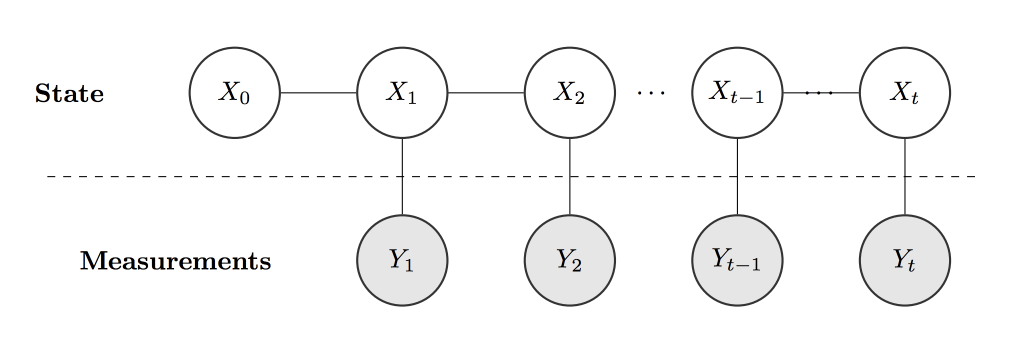
#> input picture _site/assets/bayesian_filter_hmm.png, 2066 x 690 px, given in place of tiger.jpg, which was not available (shown at 1/2 size)
$ python autocorrelation_demo.py   (older library calls are emulated)
#> lines starting #> are read from the running program, lines starting #| are printed output that depends on the picture; pictures that were not available may be replaced by others from this repository, and a replacement may not be noted

import imageio
import numpy as np
import matplotlib.pyplot as plt
import pdb
import time

def normalize_to_uint8(e_ssd):
	e_ssd -= np.amin(e_ssd)
	e_ssd /= np.amax(e_ssd)
	e_ssd *= 255
	e_ssd = e_ssd.astype(np.uint8)
	return e_ssd

# [73 lines left out: functions compute_e_ssd, plot_2d_matrix, ssd_main, not called in this run]

def rgb2gray(rgb):
	"""Convert RGB image to grayscale
	Args:
	- rgb: A numpy array of shape (m,n,c) representing an RGB image
	Returns:
	- gray: A numpy array of shape (m,n) representing the corresponding grayscale image
	"""
	return np.dot(rgb[...,:3], [0.299, 0.587, 0.144])


# [9 lines left out: function gaussian_kernel, not called in this run]


def im_gradients_main():
	""" """
	base_dir = '/Users/jlambert-admin/Desktop'
	mtn_img_fpath = 'tiger.jpg' # 'mtn_img_centered_full.png'
	mtn_img = imageio.imread(f'{base_dir}/{mtn_img_fpath}') #[:,:,:3] # throw away 4th channel
#> mtn_img is the input picture: shape (690, 2066, 4); mean R, G, B, A 247.6, 247.6, 247.6, 255

	mtn_img = rgb2gray(mtn_img)
	mtn_img = mtn_img.astype(np.uint8)
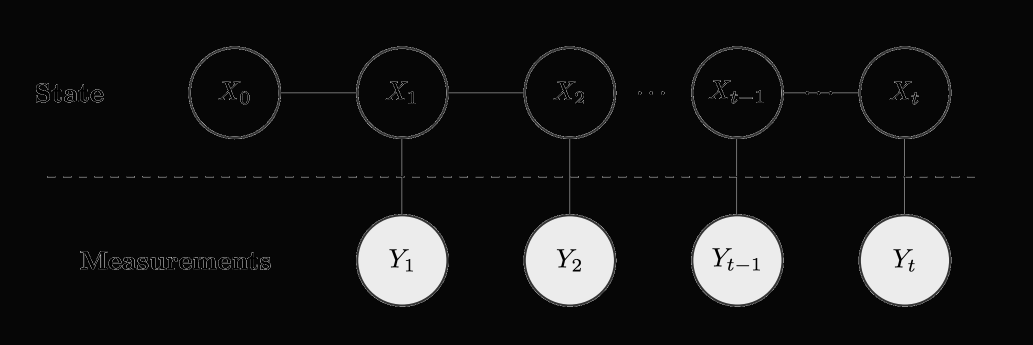
#> mtn_img: shape (690, 2066) (shown at 1/2 size); min 0, max 255, mean 23.6

	img_h = mtn_img.shape[0]
#> img_h = 690
	img_w = mtn_img.shape[1]
#> img_w = 2066

	import cv2
	ksize = 2
	sigma = 4

	g = cv2.getGaussianKernel(ksize=ksize, sigma=sigma)
	small_filter = g * g.T
	#small_filter = gaussian_kernel(ksize,sigma)

	#plot_2d_matrix(small_filter)

	kx = np.zeros(mtn_img.shape)
	ky = np.zeros(mtn_img.shape)
	kx[:, :-1] = np.diff(mtn_img, n=1, axis=1) # compute gradient on x-direction
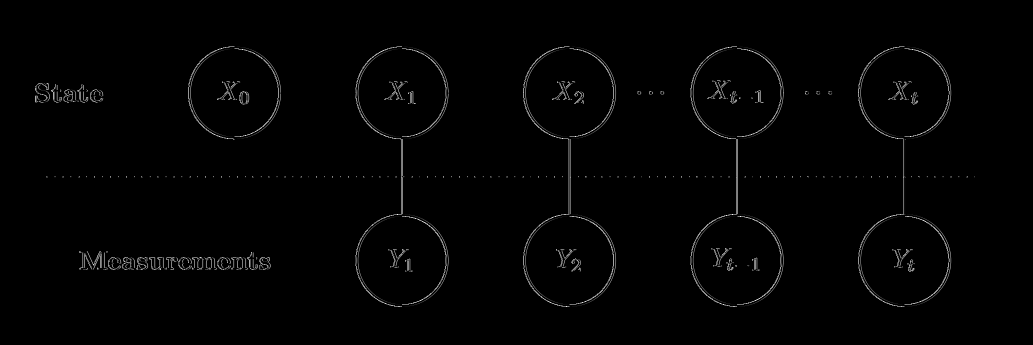
#> kx: shape (690, 2066) float64 (shown at 1/2 size); min 0, max 255, mean 2.8
	ky[:-1, :] = np.diff(mtn_img, n=1, axis=0) # compute gradient on y-direction
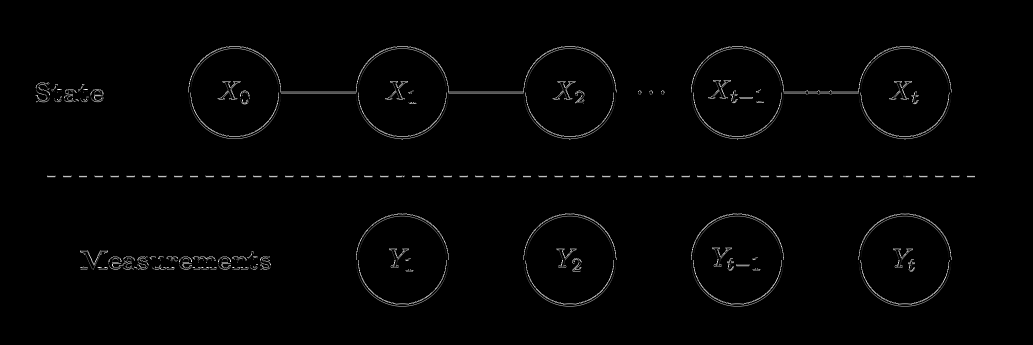
#> ky: shape (690, 2066) float64 (shown at 1/2 size); min 0, max 255, mean 3
	# [17 lines of commented-out code are left out]

	gradient_mag = np.square(kx) + np.square(ky)
	gradient_mag = normalize_to_uint8(gradient_mag)
#> in normalize_to_uint8, `e_ssd *= 255`:
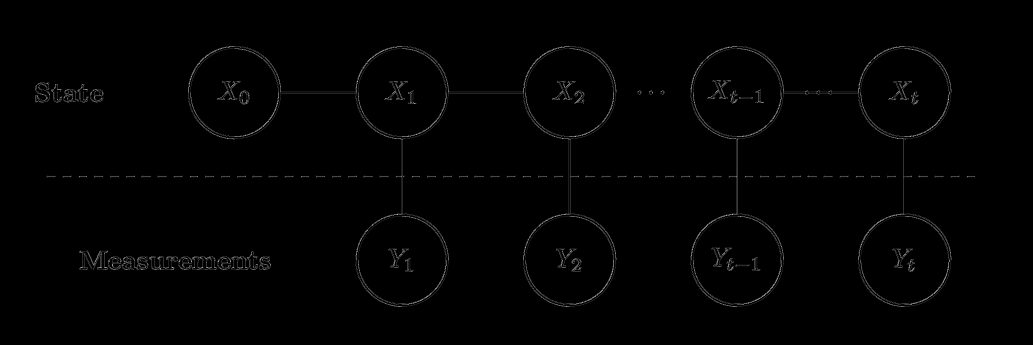
#> e_ssd: shape (690, 2066) float64 (shown at 1/2 size); min 0, max 255, mean 2
	# plt.hist(gradient_mag.flatten(),bins=100)
	# plt.show()

	plt.gray()
	plt.subplot(1,2,1)
	plt.imshow(mtn_img)

	plt.subplot(1,2,2)
	plt.imshow(ky)#gradient_mag)
	plt.show()


#ssd_main()
im_gradients_main()

$ run again, on _site/assets/cosine_law_dot_product.png
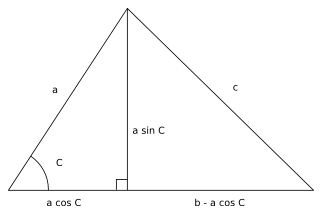
#> input picture _site/assets/cosine_law_dot_product.png, 322 x 214 px, given in place of tiger.jpg, which was not available
#> in im_gradients_main, mtn_img is the input picture: shape (214, 322, 3); min 8, max 255, mean 251.2
#> mtn_img: shape (214, 322)
#> in im_gradients_main, `ky[:-1, :] = np.diff(mtn_img, n=1, axis=0)`:
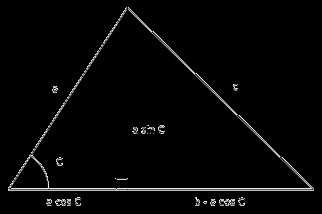
#> ky: shape (214, 322) float64; min 0, max 255, mean 6.1
#> in normalize_to_uint8, `e_ssd *= 255`:
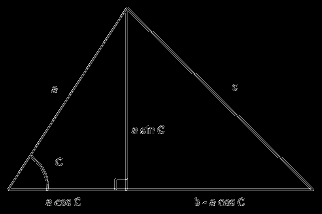
#> e_ssd: shape (214, 322) float64; min 0, max 255, mean 4.2

$ run again, on _site/assets/cosine_law_dot_product_im2.png
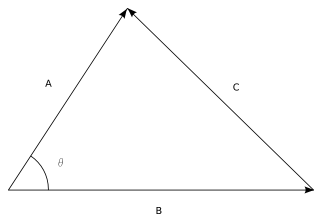
#> input picture _site/assets/cosine_law_dot_product_im2.png, 322 x 222 px, given in place of tiger.jpg, which was not available
#> in im_gradients_main, mtn_img is the input picture: shape (222, 322, 3); min 0, max 255, mean 252.2
#> mtn_img: shape (222, 322)
#> in im_gradients_main, `ky[:-1, :] = np.diff(mtn_img, n=1, axis=0)`:
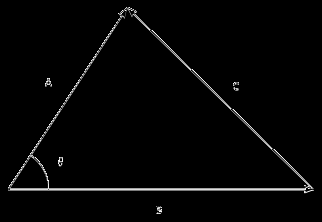
#> ky: shape (222, 322) float64; min 0, max 255, mean 5
#> in normalize_to_uint8, `e_ssd *= 255`:
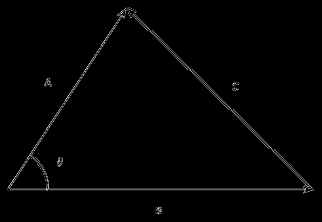
#> e_ssd: shape (222, 322) float64; min 0, max 255, mean 2.8
